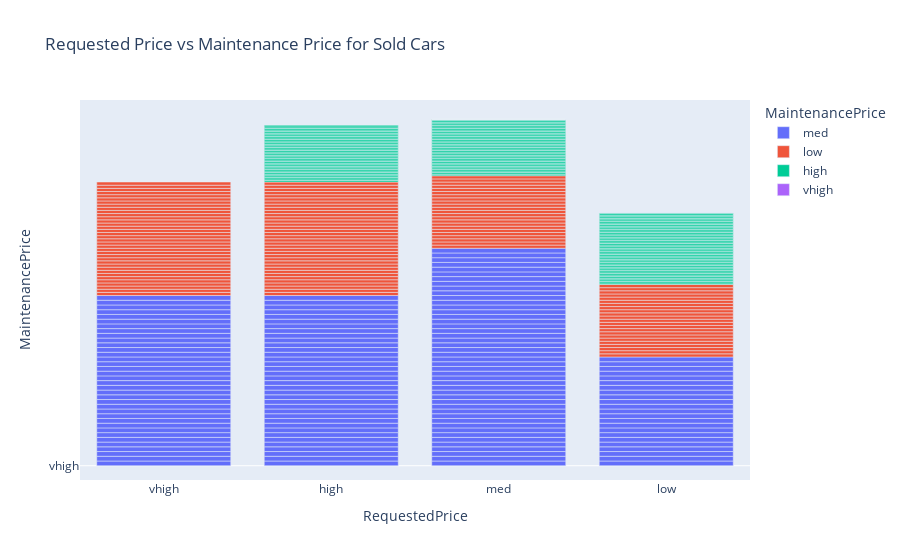

Notebook code cell kept with this figure:
### Code cell
#6 Using Plotly, and from the cars that were only sold, use a bar diagram to visualize the relationship between the requested price and mainteneance price.
import plotly.express as px
import pandas as pd

#making csv file useful
cars = pd.read_csv('cars.csv')

#only sold cars
sold = cars[cars['Buy'] == 'yes']

#creating bar graph to show relationship of requestedprice & maintenanceprice of sold cars
graph = px.bar(sold, 
               x='RequestedPrice', y='MaintenancePrice', 
               title='Requested Price vs Maintenance Price for Sold Cars',
               color='MaintenancePrice')

#.show() reveals the graph
graph.show()

### Figure 1 — Plotly figure (JSON) as saved in the notebook; plotly's stock layout.template omitted (floating-point values rounded to 4 significant figures; data arrays with more than 128 entries replaced by an {"elided": "..."} marker saying what was removed)
{"data": [{"alignmentgroup": "True", "hovertemplate": "MaintenancePrice=%{y}<br>RequestedPrice=%{x}<extra></extra>", "legendgroup": "med", "marker": {"color": "#636efa", "pattern": {"shape": ""}}, "name": "med", "offsetgroup": "med", "orientation": "v", "showlegend": true, "textposition": "auto", "type": "bar", "x": {"elided": "141 str values"}, "xaxis": "x", "y": {"elided": "141 str values"}, "yaxis": "y"}, {"alignmentgroup": "True", "hovertemplate": "MaintenancePrice=%{y}<br>RequestedPrice=%{x}<extra></extra>", "legendgroup": "low", "marker": {"color": "#EF553B", "pattern": {"shape": ""}}, "name": "low", "offsetgroup": "low", "orientation": "v", "showlegend": true, "textposition": "auto", "type": "bar", "x": ["vhigh", "vhigh", "vhigh", "vhigh", "vhigh", "vhigh", "vhigh", "vhigh", "vhigh", "vhigh", "vhigh", "vhigh", "vhigh", "vhigh", "vhigh", "vhigh", "vhigh", "vhigh", "vhigh", "vhigh", "vhigh", "vhigh", "vhigh", "vhigh", "vhigh", "vhigh", "vhigh", "vhigh", "vhigh", "vhigh", "vhigh", "vhigh", "vhigh", "vhigh", "vhigh", "vhigh", "high", "high", "high", "high", "high", "high", "high", "high", "high", "high", "high", "high", "high", "high", "high", "high", "high", "high", "high", "high", "high", "high", "high", "high", "high", "high", "high", "high", "high", "high", "high", "high", "high", "high", "high", "high", "med", "med", "med", "med", "med", "med", "med", "med", "med", "med", "med", "med", "med", "med", "med", "med", "med", "med", "med", "med", "med", "med", "med", "low", "low", "low", "low", "low", "low", "low", "low", "low", "low", "low", "low", "low", "low", "low", "low", "low", "low", "low", "low", "low", "low", "low"], "xaxis": "x", "y": ["low", "low", "low", "low", "low", "low", "low", "low", "low", "low", "low", "low", "low", "low", "low", "low", "low", "low", "low", "low", "low", "low", "low", "low", "low", "low", "low", "low", "low", "low", "low", "low", "low", "low", "low", "low", "low", "low", "low", "low", "low", "low", "low", "low", "low", "low", "low", "low", "low", "low", "low", "low", "low", "low", "low", "low", "low", "low", "low", "low", "low", "low", "low", "low", "low", "low", "low", "low", "low", "low", "low", "low", "low", "low", "low", "low", "low", "low", "low", "low", "low", "low", "low", "low", "low", "low", "low", "low", "low", "low", "low", "low", "low", "low", "low", "low", "low", "low", "low", "low", "low", "low", "low", "low", "low", "low", "low", "low", "low", "low", "low", "low", "low", "low", "low", "low", "low", "low"], "yaxis": "y"}, {"alignmentgroup": "True", "hovertemplate": "MaintenancePrice=%{y}<br>RequestedPrice=%{x}<extra></extra>", "legendgroup": "high", "marker": {"color": "#00cc96", "pattern": {"shape": ""}}, "name": "high", "offsetgroup": "high", "orientation": "v", "showlegend": true, "textposition": "auto", "type": "bar", "x": ["high", "high", "high", "high", "high", "high", "high", "high", "high", "high", "high", "high", "high", "high", "high", "high", "high", "high", "high", "high", "high", "high", "high", "high", "high", "high", "high", "high", "high", "high", "high", "high", "high", "high", "high", "high", "med", "med", "med", "med", "med", "med", "med", "med", "med", "med", "med", "med", "med", "med", "med", "med", "med", "med", "med", "med", "med", "med", "med", "med", "med", "med", "med", "med", "med", "med", "med", "med", "med", "med", "med", "med", "low", "low", "low", "low", "low", "low", "low", "low", "low", "low", "low", "low", "low", "low", "low", "low", "low", "low", "low", "low", "low", "low", "low", "low", "low", "low", "low", "low", "low", "low", "low", "low", "low", "low", "low", "low", "low", "low", "low", "low", "low", "low", "low", "low", "low", "low"], "xaxis": "x", "y": ["high", "high", "high", "high", "high", "high", "high", "high", "high", "high", "high", "high", "high", "high", "high", "high", "high", "high", "high", "high", "high", "high", "high", "high", "high", "high", "high", "high", "high", "high", "high", "high", "high", "high", "high", "high", "high", "high", "high", "high", "high", "high", "high", "high", "high", "high", "high", "high", "high", "high", "high", "high", "high", "high", "high", "high", "high", "high", "high", "high", "high", "high", "high", "high", "high", "high", "high", "high", "high", "high", "high", "high", "high", "high", "high", "high", "high", "high", "high", "high", "high", "high", "high", "high", "high", "high", "high", "high", "high", "high", "high", "high", "high", "high", "high", "high", "high", "high", "high", "high", "high", "high", "high", "high", "high", "high", "high", "high", "high", "high", "high", "high", "high", "high", "high", "high", "high", "high"], "yaxis": "y"}, {"alignmentgroup": "True", "hovertemplate": "MaintenancePrice=%{y}<br>RequestedPrice=%{x}<extra></extra>", "legendgroup": "vhigh", "marker": {"color": "#ab63fa", "pattern": {"shape": ""}}, "name": "vhigh", "offsetgroup": "vhigh", "orientation": "v", "showlegend": true, "textposition": "auto", "type": "bar", "x": ["med", "med", "med", "med", "med", "med", "med", "med", "med", "med", "med", "med", "med", "med", "med", "med", "med", "med", "med", "med", "med", "med", "med", "med", "med", "med", "med", "med", "med", "med", "med", "med", "med", "med", "med", "med", "low", "low", "low", "low", "low", "low", "low", "low", "low", "low", "low", "low", "low", "low", "low", "low", "low", "low", "low", "low", "low", "low", "low", "low", "low", "low", "low", "low", "low", "low", "low", "low", "low", "low", "low", "low"], "xaxis": "x", "y": ["vhigh", "vhigh", "vhigh", "vhigh", "vhigh", "vhigh", "vhigh", "vhigh", "vhigh", "vhigh", "vhigh", "vhigh", "vhigh", "vhigh", "vhigh", "vhigh", "vhigh", "vhigh", "vhigh", "vhigh", "vhigh", "vhigh", "vhigh", "vhigh", "vhigh", "vhigh", "vhigh", "vhigh", "vhigh", "vhigh", "vhigh", "vhigh", "vhigh", "vhigh", "vhigh", "vhigh", "vhigh", "vhigh", "vhigh", "vhigh", "vhigh", "vhigh", "vhigh", "vhigh", "vhigh", "vhigh", "vhigh", "vhigh", "vhigh", "vhigh", "vhigh", "vhigh", "vhigh", "vhigh", "vhigh", "vhigh", "vhigh", "vhigh", "vhigh", "vhigh", "vhigh", "vhigh", "vhigh", "vhigh", "vhigh", "vhigh", "vhigh", "vhigh", "vhigh", "vhigh", "vhigh", "vhigh"], "yaxis": "y"}], "layout": {"barmode": "relative", "legend": {"title": {"text": "MaintenancePrice"}, "tracegroupgap": 0}, "title": {"text": "Requested Price vs Maintenance Price for Sold Cars"}, "xaxis": {"anchor": "y", "domain": [0, 1], "title": {"text": "RequestedPrice"}}, "yaxis": {"anchor": "x", "categoryarray": ["vhigh", "high", "low", "med"], "categoryorder": "array", "domain": [0, 1], "title": {"text": "MaintenancePrice"}}}}
